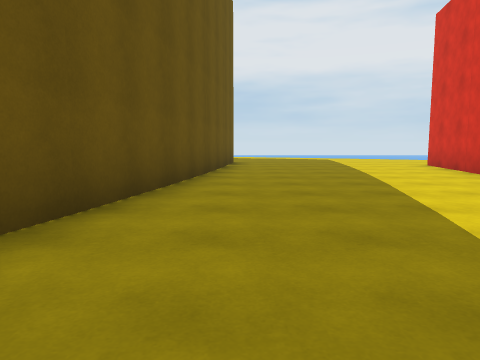
[1] (above)

24 first-person views from a walk through a scene from a Unity 3-D project. The camera is 1.2 m above the floor, tilts 6° down and sees 70° across. The floor is counted in squares, 2 m on a side. Each view is taken from the middle of a square. On the plan, view 1 faces up. The plan holds only what a view shows up to about 10 squares ahead; the rest is blank. The place goes on beyond the plan. The player is left out. Some surface patterns are stand-ins.

[2]
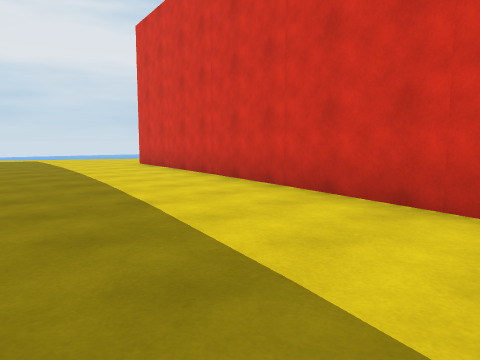

[3]
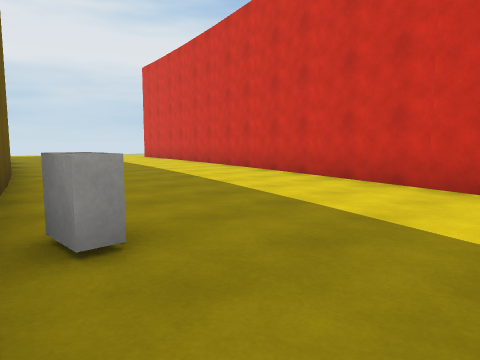

[4]
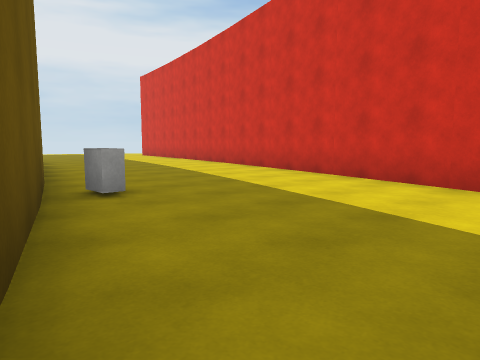

[5]
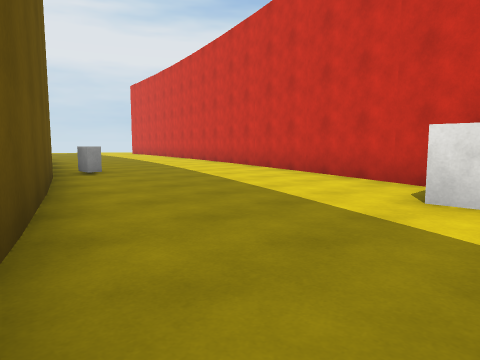

[6]
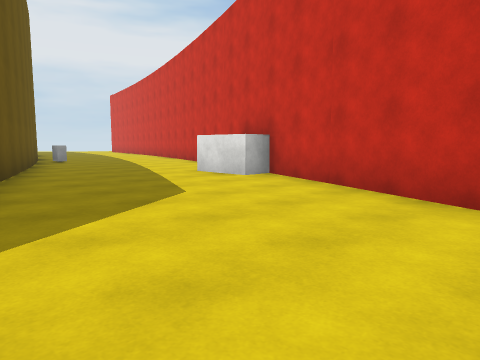

[7]
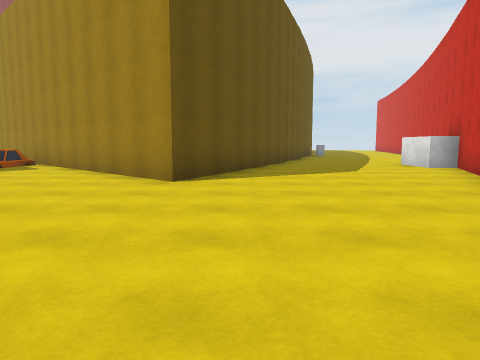

[8]
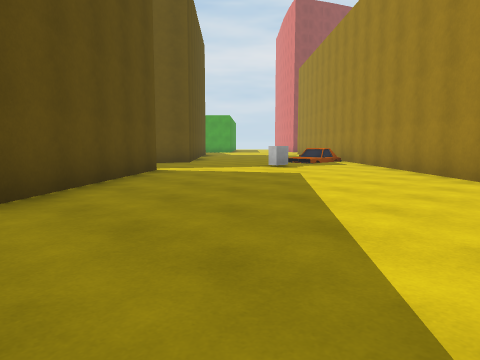

[9]
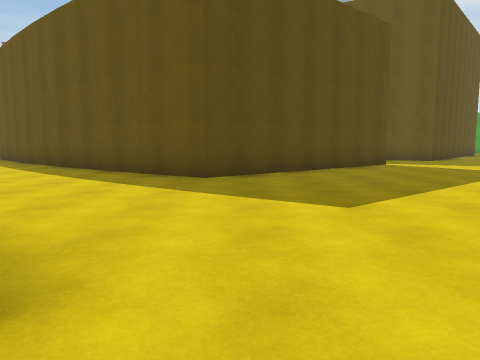

[10]
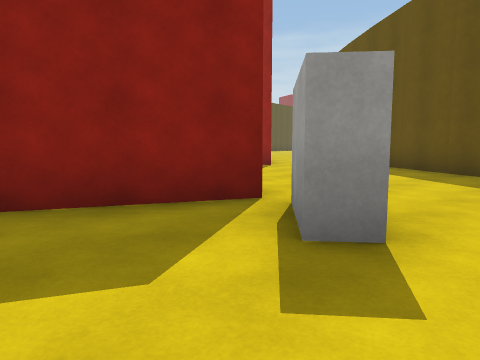

[11]
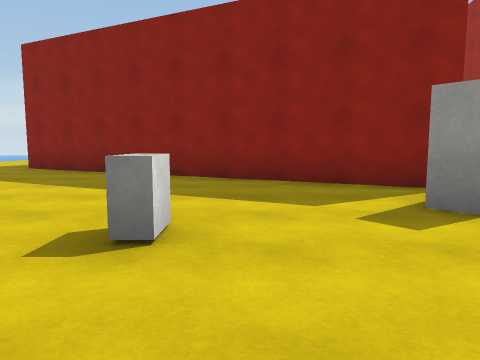

[12]
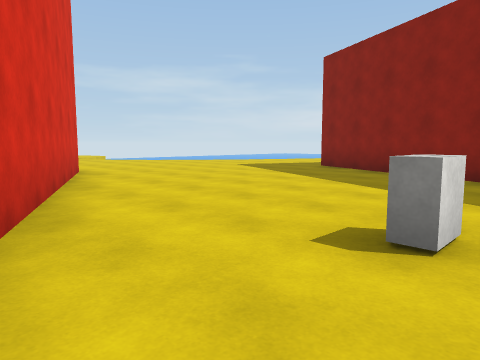

[13]
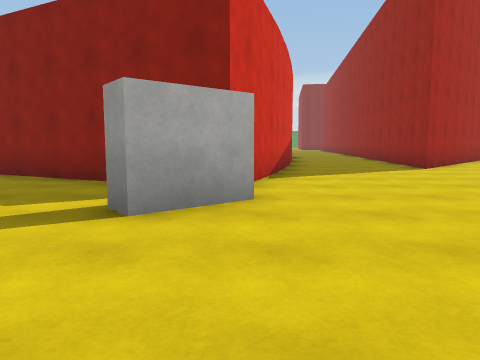

[14]
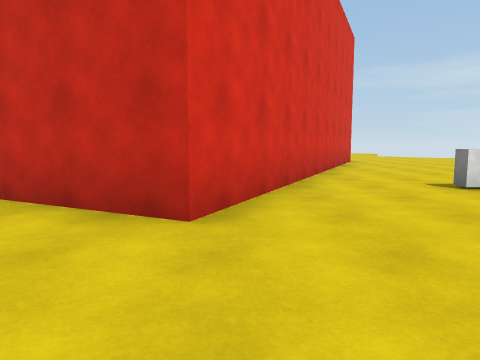

[15]
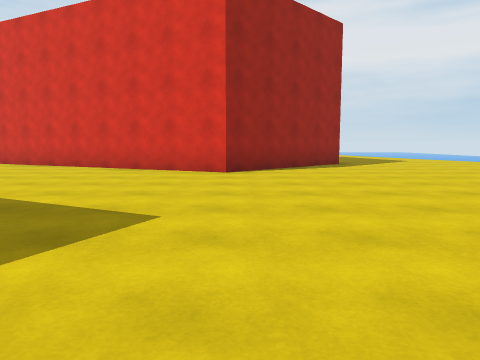

[16]
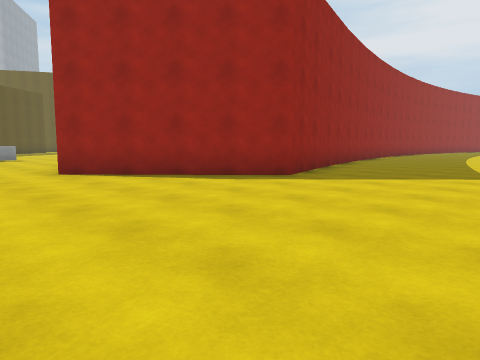

[17]
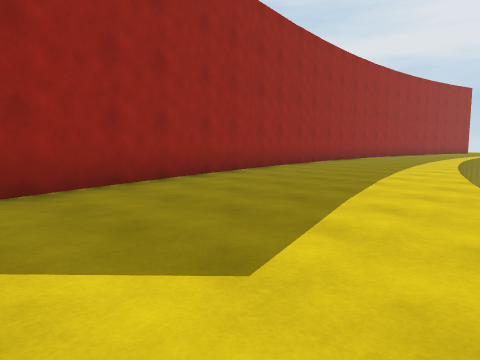

[18]
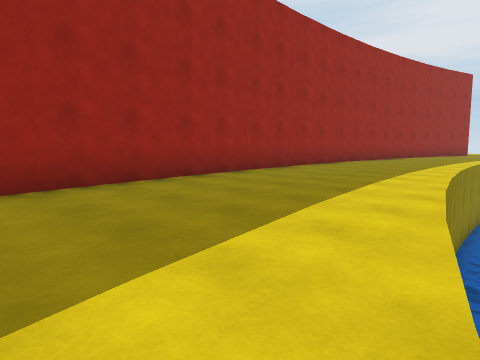

[19]
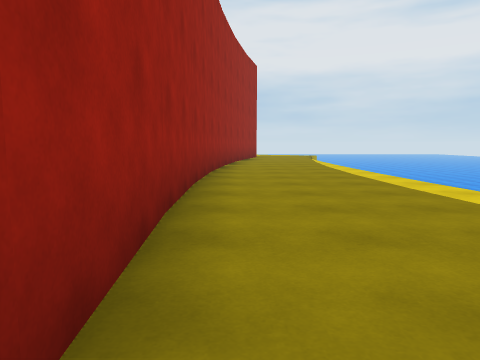

[20]
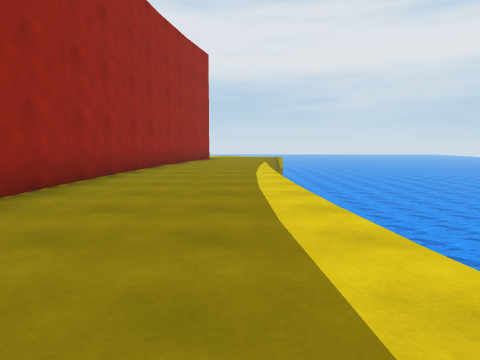

[21]
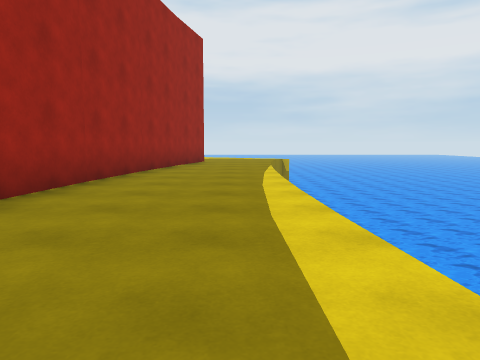

[22]
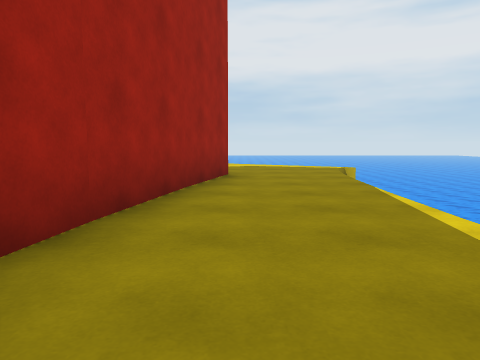

[23]
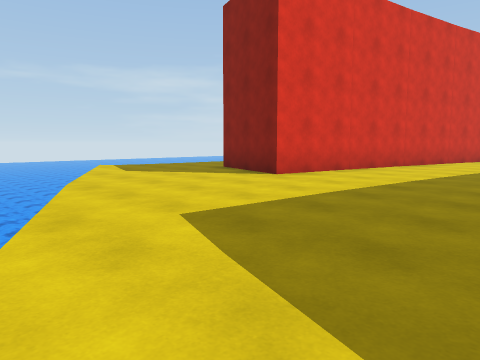

[24]
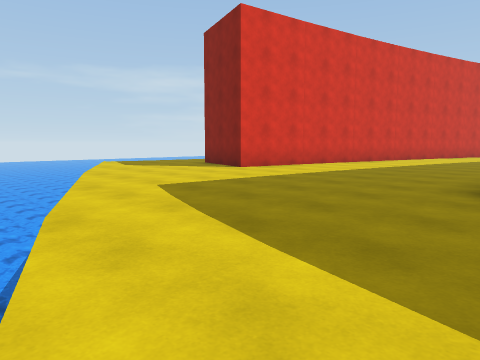

### Floor plan
Key: @ floor where view 1 was taken; # wall or solid block; . floor; v drop or lower ground; O other object.
Columns run from 13 left of view 1 to 14 right of it. Each row starts with its distance up from view 1.
 16             .vv
 15             ....v vvvv
 14             ......vvvvvvv
 13             ........v  vvvv
 12              .........v
 11              ...........v
 10             #...........
  9             #.....###..v
  8             #.....###..v
  7             #.....###..v  vv
  6             #.....###..v  vv
  5             #.....###..v  vv
  4            ##....####..v  vv
  3            #.....###...v  vv
  2            #.....# #...v   v
  1            #.....# #...v
  0           ##.@..## #...v
 -1           #.....#  #...v
 -2           #.....#  #...v
 -3           #O...##  #...vv
 -4          ##....#   #....v
 -5          #.....#   #....v
 -6         ##....##   #....v
 -7         #.....#    #....v
 -8         #.....#    #....v
 -9  ##    ##...###    ##....
-10 OO##   #....##      #....v
-11  ..## ##....#       #....v
-12  ...###.....#       #.....
-13 .O...##.....#       #.....
-14 ...........##       ##....v
-15 ...........#         #.....
-16 #.........##         #.....
-17 ##........####       #.....
-18  ##..........###    ##....
-19   #............### ##.....
-20   ##........O....###.......
-21    #.....#.................
-22   ##....##.................
-23  ##.....##.................
-24  #......####...........
-25 ##......#  ###........
-26 #..#...##    ###......
-27   .#...#       ##....
-28   ##...#           .

Positions as (right, up) in squares from view 1, and headings:
1: (0, 0), facing up
2: (0, 0), facing up-right
3: (-3, -5), facing up-right
4: (-4, -7), facing up-right
5: (-5, -10), facing up-right
6: (-6, -15), facing up-right
7: (-6, -19), facing up
8: (-6, -20), facing up-left
9: (-3, -20), facing left
10: (-2, -20), facing down-left
11: (-2, -18), facing down
12: (-2, -18), facing down-right
13: (-5, -18), facing down
14: (-6, -17), facing right
15: (6, -28), facing up
16: (13, -23), facing up-left
17: (13, -17), facing up-left
18: (12, -12), facing up-left
19: (7, -7), facing up
20: (9, -5), facing up
21: (9, -3), facing up
22: (8, 2), facing up
23: (1, 15), facing down-right
24: (-1, 16), facing down-right
